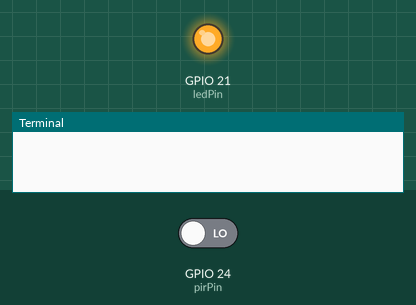
Bench run of a program on a simulated Raspberry Pi (BCM pin numbers). On the bench: output pins drawn as LEDs (lit = HIGH), the last lines printed to the terminal. Inputs (shaded band) come from the test bench; at power-on: GPIO 24 (pirPin) LOW.

Above: at 1.2 s.
1.3 s: GPIO 24 (pirPin) driven HIGH
At 1.9 s:
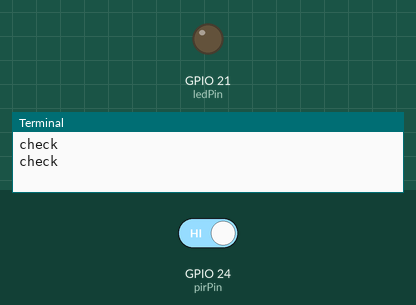
2.8 s: GPIO 24 (pirPin) driven LOW
At 3.1 s:
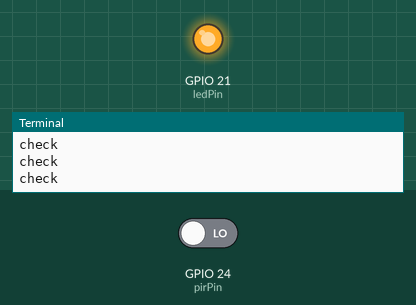
Timing chart, 0 to 5.8 s (numbered marks = the images above; inputs shaded):
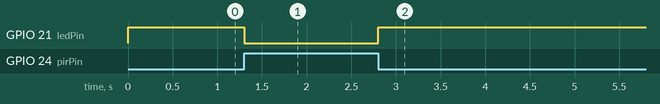

Measured:
- after the input at 1.3 s, GPIO 21 (ledPin): HIGH → LOW at once
- after the input at 2.8 s, GPIO 21 (ledPin): LOW → HIGH at once

The program:

pir02.py
```python
# date : 2024-06-21
# file : pir02.py
# desc : 센서가 작동되면 led 불이 켜짐

import RPi.GPIO as GPIO
import time

pirPin = 24
ledPin = 21

GPIO.setmode(GPIO.BCM)
# GPIO.setup(pirPin, GPIO.IN, pull_up_down = GPIO.PUD_DOWN)
# 해당 핀의 풀다운 저항을 활성화
# 풀다운 저항을 활성화하면 핀이 부동 상태일 때(센서가 신호를 보내지 않을 때) 핀의 상태가 기본적으로 LOW(0)가 됨
GPIO.setup(pirPin, GPIO.IN)
GPIO.setup(ledPin , GPIO.OUT)

GPIO.output(ledPin, GPIO.HIGH)

try:
	while True:
		if GPIO.input(pirPin) == True:
			print("check")
			GPIO.output(ledPin, GPIO.LOW) # 켜기
			time.sleep(0.2)
		else:
			GPIO.output(ledPin, GPIO.HIGH)
		time.sleep(0.1)
except KeyboardInterrupt:
	GPIO.cleanup()
```
